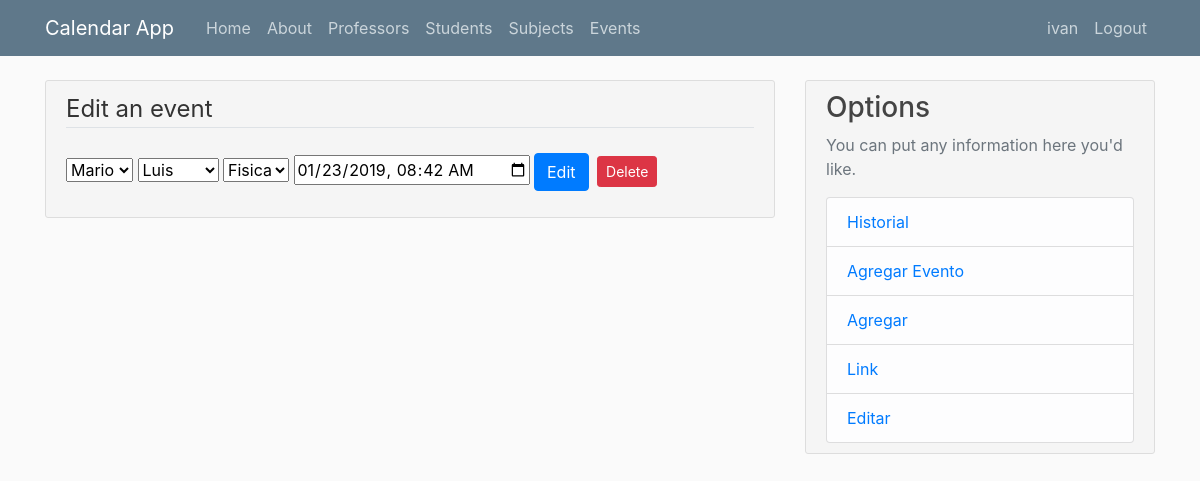
The app's page /event/1/edit (signed in) with its own data.
### flaskcalendar/models.py (models this page shows, shortened)
class User(db.Model, UserMixin):
    id = db.Column(db.Integer, primary_key=True)
    username = db.Column(db.String(20), unique=True, nullable=False)
    email = db.Column(db.String(120), unique=True, nullable=False)
    image_file = db.Column(db.String(20), nullable=False, default='default.jpg')
    password = db.Column(db.String(60), nullable=False)
    events = db.relationship('Event', backref='author', lazy=True, cascade="all, delete-orphan")
    professors = db.relationship('Professor', backref='author', lazy=True, cascade="all, delete-orphan")
    students = db.relationship('Student', backref='author', lazy=True, cascade="all, delete-orphan")
    subjects = db.relationship('Subject', backref='author', lazy=True, cascade="all, delete-orphan")
    history = db.relationship('History', backref='author', lazy=True, cascade="all, delete-orphan")

class Professor(db.Model):
    id = db.Column(db.Integer, primary_key=True)
    name = db.Column(db.String(100), nullable=False)
    last_name = db.Column(db.String(100), nullable=False)
    email = db.Column(db.String(120), unique=True, nullable=True)
    phone = db.Column(db.Integer)
    events = db.relationship('Event', backref='professor', lazy=True, cascade="all, delete-orphan")
    subjects = db.relationship('ProfessorSubjects', backref='professor', lazy=True, cascade="all, delete-orphan")
    author_id =  db.Column(db.Integer, db.ForeignKey('user.id'), nullable=False)
    def fullName(self):
        return f"{self.name} {self.last_name}"

class Student(db.Model):
    id = db.Column(db.Integer, primary_key=True)
    name = db.Column(db.String(100), nullable=False)
    last_name = db.Column(db.String(100), nullable=False)
    email = db.Column(db.String(120), nullable=True)
    phone = db.Column(db.Integer, nullable=True)
    events = db.relationship('Event', backref='student', lazy=True, cascade="all, delete-orphan")
    author_id =  db.Column(db.Integer, db.ForeignKey('user.id'), nullable=False)
    def fullName(self):
        return f"{self.name} {self.last_name}"

class Subject(db.Model):
    id = db.Column(db.Integer, primary_key=True)
    subject = db.Column(db.String(100), nullable=False)
    events = db.relationship('Event', backref='subject', lazy=True, cascade="all, delete-orphan")
    professors = db.relationship('ProfessorSubjects', backref='subject', lazy=True, cascade="all, delete-orphan")
    author_id =  db.Column(db.Integer, db.ForeignKey('user.id'), nullable=False)

class Event(db.Model):
    id = db.Column(db.Integer, primary_key=True)
    professor_id = db.Column(db.Integer, db.ForeignKey('professor.id'), nullable=False)
    student_id = db.Column(db.Integer, db.ForeignKey('student.id'), nullable=False)
    subject_id = db.Column(db.Integer, db.ForeignKey('subject.id'), nullable=False)
    author_id =  db.Column(db.Integer, db.ForeignKey('user.id'), nullable=False)
    status = db.Column(db.Boolean, nullable=False,  default=True)
    time = db.Column(db.DateTime, nullable=False, default=datetime.utcnow)

### flaskcalendar/events/routes.py (the view, shortened to what this page needs)
@eventsAPP.route("/event/<int:event_id>/edit", methods=['GET','POST'])
@login_required
def event_update(event_id):
    instance = Event.query.get_or_404(event_id)
    if not isAuthor(instance):
        abort(403)
    professorsList, subjectsList, studentsList = Professor.query.filter_by(author_id=current_user.id), Subject.query.filter_by(author_id=current_user.id), Student.query.filter_by(author_id=current_user.id)
    return render_template('events/edit_event.html', title='Edit Event', professorsList=professorsList, subjectsList=subjectsList, studentsList=studentsList, event=instance)

### flaskcalendar/models.py (called while the page is built)
@login_manager.user_loader
def load_user(user_id):
    return User.query.get(int(user_id))

### flaskcalendar/users/utils.py (called while the page is built)
def isAuthor(instance,current_user=current_user):
    if instance and instance.author_id == current_user.id:
        return True
    else:
        return False

### flaskcalendar/templates/events/edit_event.html (shortened to what this page needs)
{% extends "layout.html" %}
{% block content %}
<form method="POST" action="" >
    <div class="content-section">
        <fieldset class="form-group">
            <legend class='border-bottom mb-4'>Edit an event</legend>
            <select required name="Professor" placeholder="Professor">
                    <option value="{{event.professor.id}}" selected>{{event.professor.name}}</option>
            </select>
            <select required name="Student" placeholder="Student">
                    <option value="{{event.student.id}}" selected>{{event.student.name}}</option>
            </select>
            <select required name="Subject" placeholder="Subject">
                    <option value="{{event.subject.id}}">{{event.subject.subject}}</option>
            </select>
            <input type="datetime-local" value="{{event.time.strftime('%Y-%m-%dT%H:%M')}}" name="Time">
            <button class="btn btn-primary" type="submit">Edit</button>
            <button type="button" class="btn btn-danger btn-sm m-1" data-toggle="modal" data-target="#deleteModal" >Delete</button>
        </fieldset>
    </div>
</form>
{% endblock content %}

### flaskcalendar/templates/layout.html (shortened to what this page needs)
<!DOCTYPE html>
<html>
<head>
    <link rel="stylesheet" href="{{url_for('static',filename='css/bootstrap.min.css')}}" >
    <link rel="stylesheet" href="{{url_for('static',filename='css/main.css')}}" >
</head>
<body>
    <header class="site-header">
      <nav class="navbar navbar-expand-md navbar-dark bg-steel fixed-top">
        <div class="container">
          <a class="navbar-brand mr-4" href="{{url_for('main.home')}}">Calendar App</a>
          <div class="collapse navbar-collapse" id="navbarToggle">
            <div class="navbar-nav mr-auto">
              <a class="nav-item nav-link" href="{{url_for('main.home')}}">Home</a>
              <a class="nav-item nav-link" href="{{url_for('main.about')}}">About</a>
              <a class="nav-item nav-link" href="{{url_for('professors.professors')}}">Professors</a>
              <a class="nav-item nav-link" href="{{url_for('students.students')}}">Students</a>
              <a class="nav-item nav-link" href="{{url_for('subjects.subjects')}}">Subjects</a>
              <a class="nav-item nav-link" href="{{url_for('events.events')}}">Events</a>
            </div>
            <div class="navbar-nav">
              {% if current_user.is_authenticated %}
                <a class="nav-item nav-link" href="{{url_for('users.account')}}">{{ current_user.username }}</a>
                <a class="nav-item nav-link" href="{{url_for('users.logout')}}">Logout</a>
              {% else %}
                <a class="nav-item nav-link" href="{{url_for('users.login')}}">Login</a>
                <a class="nav-item nav-link" href="{{url_for('users.register')}}">Register</a>
              {% endif %}
            </div>
          </div>
        </div>
      </nav>
    </header>
        <main role="main" class="container">
          <div class="row">
            <div class="col-md-8">
            {% block content %}
            {% endblock %}
            </div>
            <div class="col-md-4">
              <div class="content-section">
                <h3>Options</h3>
                <p class='text-muted'>You can put any information here you'd like.
                  <ul class="list-group">
                    <li class="list-group-item list-group-item-light"><a  href="{{ url_for('main.history') }}">Historial</a></li>
                    <li class="list-group-item list-group-item-light"><a href="{{ url_for('events.create_event') }}">Agregar Evento</a></li>
                    <li class="list-group-item list-group-item-light"><a href="{{ url_for('main.add') }}">Agregar</a></li>
                    <li class="list-group-item list-group-item-light"><a href="{{ url_for('main.link') }}">Link</a></li>
                    <li class="list-group-item list-group-item-light"><a href="{{url_for('main.edit') }}">Editar</a></li>
                  </ul>
              </div>
            </div>
          </div>
        </main>
</body>
</html>

### flaskcalendar/static/css/main.css (style rules this page uses)
body { background: #fafafa; color: #333333; margin-top: 5rem; }
h1, h2, h3, h4, h5, h6 { color: #444444; }
.bg-steel { background-color: #5f788a; }
.site-header .navbar-nav .nav-link { color: #cbd5db; }
.content-section { background-color: #f5f5f5; padding: 10px 20px; border: 1px solid #dddddd; border-radius: 3px; margin-bottom: 20px; }

### records on screen
User: username "ivan"
Professor: Professor "Mario"
Student: Student "Luis"
Subject: Subject "Fisica"
Event: Time "01/23/2019 08:42"
